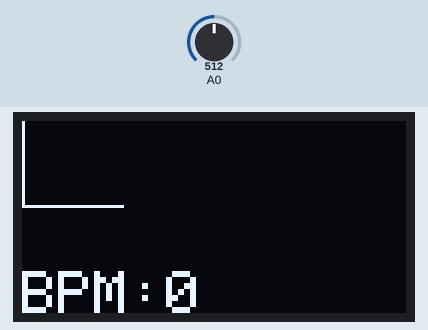
A sketch run on a simulated Arduino Uno, built with avr-gcc and run on an emulated ATmega328P. On the bench: 128×64 one-colour display. The inputs (shaded band) are chosen by the test bench; at power-on: A0 = 512.

Above: at 1.2 s.
1.3 s: A0 set to 122
At 4.1 s:
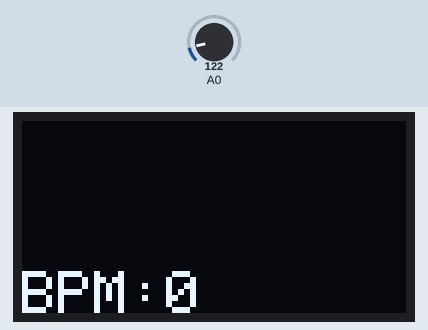
4.3 s: A0 set to 306
At 4.78 s:
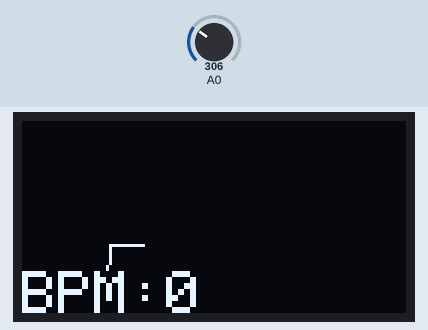
5.8 s: A0 set to 117
At 6.8 s:
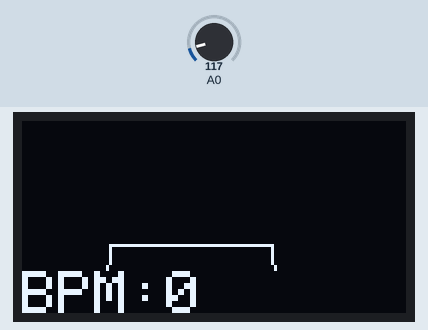
Timing chart, 0 to 8.8 s (numbered marks = the images above; inputs shaded):
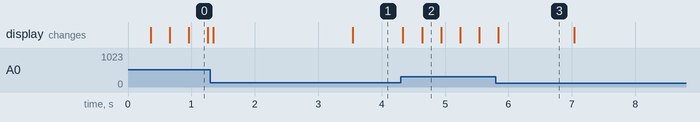

The sketch:

heartrate_oled.ino
```cpp
#include <Adafruit_SSD1306.h>
#include <Wire.h>
#include <Adafruit_GFX.h>

#define OLED_Address 0x3C // 0x3C device address of I2C OLED. Few other OLED has 0x3D
Adafruit_SSD1306 oled(128, 64, &Wire); // create our screen object setting resolution to 128x64
int a=0;
int lasta=0;
int lastb=0;
int LastTime=0;
int ThisTime;
bool BPMTiming=false;
bool BeatComplete=false;
int BPM=0;
#define UpperThreshold 560
#define LowerThreshold 530
void setup() {
oled.begin(SSD1306_SWITCHCAPVCC, OLED_Address);
oled.clearDisplay();
oled.setTextSize(2);
}
void loop()
{
if(a>127)
{
oled.clearDisplay();
a=0;
lasta=a;
}
ThisTime=millis();
int value=analogRead(0);
oled.setTextColor(WHITE);
int b=60-(value/16);
oled  .writeLine(lasta,lastb,a,b,WHITE);
lastb=b;
lasta=a;
if(value>UpperThreshold)
{
if(BeatComplete)
{
BPM=ThisTime-LastTime;
BPM=int(60/(float(BPM)/1000));
BPMTiming=false;
BeatComplete=false;
tone(8,1000,250);
}
if(BPMTiming==false)
{
LastTime=millis();
BPMTiming=true;
}
}
if((value<LowerThreshold)&(BPMTiming))
BeatComplete=true;
oled.writeFillRect(0,50,128,16,BLACK);
oled.setCursor(0,50);
oled.print("BPM:");
oled.print(BPM);
oled.display();
a++;
}
```

Measured:
- after the input at 4.3 s, the display: first changes at once (image 2 shows a later state)
- what the display in image 3 shows lasts 1.2 s, from 5.8 s to 7.0 s
